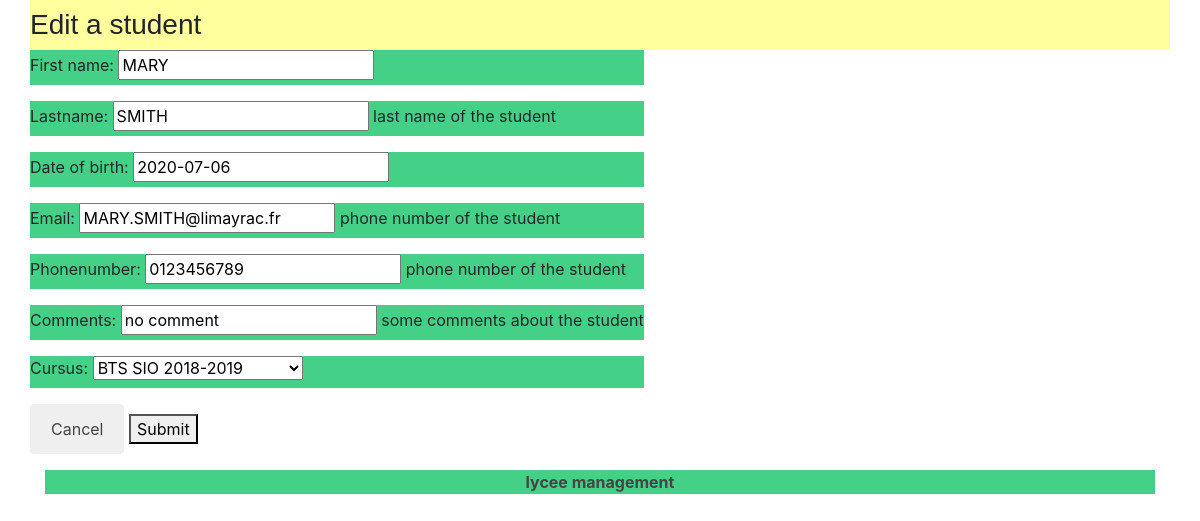
Page /edit/1/ on the committed database.
### lycee/models.py (models this page shows, shortened)
class Student(models.Model):
  first_name = models.CharField(
        max_length=50,
        blank=False,
        null=False
  )
  birth_date = models.DateField(
        verbose_name='date of birth',
        blank=False,
        null=False
  )
  last_name = models.CharField(
        verbose_name="lastname",
        help_text="last name of the student",
        blank=False,  # pas de champ vide
        null=False,  # pas de champ null (a conjuguer avec default
        default="???",
        max_length=255,  # taille maximale du champ
  )
  phone = models.CharField(
        verbose_name="phonenumber",
        help_text="phone number of the student",
        blank=False,  # pas de champ vide
        null=False,  # pas de champ null (a conjuguer avec default
        default="0999999999",
        max_length=10,  # taille maximale du champ
  )
  email = models.EmailField(
        verbose_name="email",
        help_text="phone number of the student",
        blank=False,  # pas de champ vide
        null=False,  # pas de champ null (a conjuguer avec default
        default="x@y.z",
        max_length=255,  # taille maximale du champ
  )
  comments = models.CharField(
        verbose_name="comments",
        help_text="some comments about the student",
        blank=True,
        null=False,  # pas de champ null (a conjuguer avec default
        default="",
        max_length=255,  # taille maximale du champ
  )
  cursus = models.ForeignKey(
    Cursus,
    on_delete=models.CASCADE, # necessaire selon la version de Django
    null=True # A rajouter si pb avec 'default'
   )

### lycee/views.py (the view, shortened to what this page needs)
# urls.py: url(r'^edit/(?P<pk>\d+)/$', editstudent.as_view(), name='editstudent'),
class editstudent(UpdateView):
  model=Student
  form_class=StudentForm
  template_name="lycee/edit/editstudent_edit.html"
  template_name_suffix="_edit"

### lycee/form.py
class StudentForm(ModelForm):
  class Meta:
    model = Student
    fields  = (
      "first_name",
      "last_name",
      "birth_date",
      "email",
      "phone",
      "comments",
      "cursus",
    )

### lycee/models.py (called while the page is built)
  def __str__(self):
    return self.name +" " + self.scholar_year

### lycee/templates/lycee/edit/editstudent_edit.html (shortened to what this page needs)
{% extends "master.html" %}
{% if liste %}
    {% block title %}
        <h3>Edit a student</h3>
    {% endblock %}
    {% block content %}
      <form method="post">
        {{form.as_p}}
        <div class="boutons">
            <button class="button radius alert left" type="cancel"><a href="/lycee/">Cancel</a></button>
            <button class="button radius success right" type="submit">Submit</button>
        </div>
      </form>
      <br>
    {% endblock %}
{% else %}
     <p>No show info student.</p>
{% endif %}

### lycee/static/lycee/style.css (style rules this page uses)
a { color : #444444; }
p { background-color: #44d187 }

### rows in the picture
Student: first_name "MARY", last_name "SMITH", birth_date "2020-07-06", email "MARY.SMITH@limayrac.fr", phone "0123456789", comments "no comment", cursus "BTS SIO 2018-2019"
